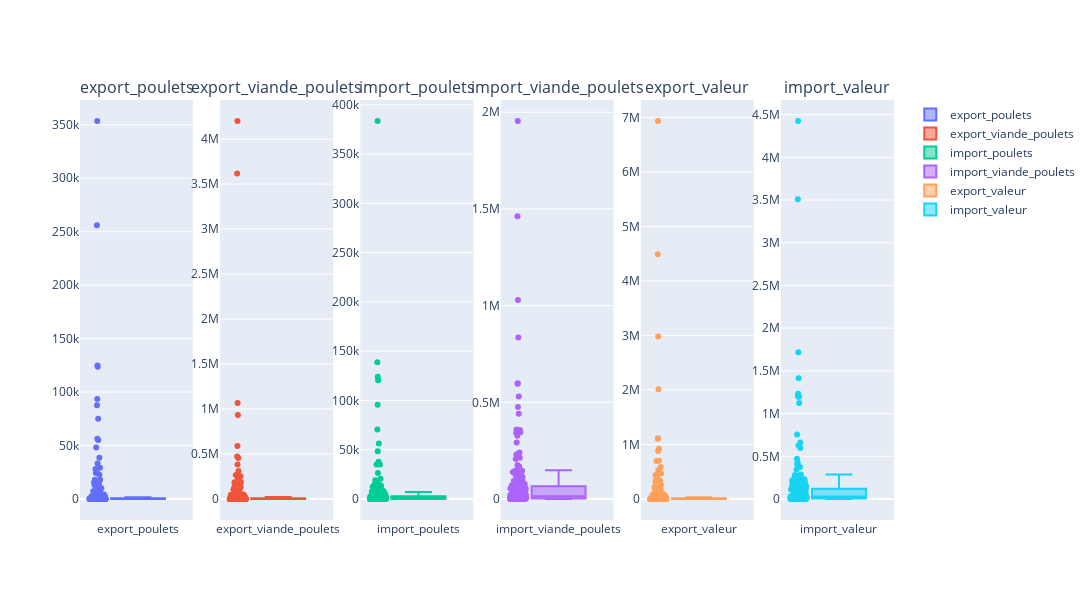

The notebook cell this image was saved under:
### Code cell
boxplot_columns(import_export)

### Figure 1 — Plotly figure (JSON) as saved in the notebook; plotly's stock layout.template omitted (floating-point values rounded to 4 significant figures; data arrays with more than 128 entries replaced by an {"elided": "..."} marker saying what was removed)
{"data": [{"boxpoints": "all", "hovertext": {"elided": "195 str values"}, "name": "export_poulets", "type": "box", "xaxis": "x", "y": {"elided": "195 int values"}, "yaxis": "y"}, {"boxpoints": "all", "hovertext": {"elided": "195 str values"}, "name": "export_viande_poulets", "type": "box", "xaxis": "x2", "y": {"elided": "195 float values"}, "yaxis": "y2"}, {"boxpoints": "all", "hovertext": {"elided": "195 str values"}, "name": "import_poulets", "type": "box", "xaxis": "x3", "y": {"elided": "195 int values"}, "yaxis": "y3"}, {"boxpoints": "all", "hovertext": {"elided": "195 str values"}, "name": "import_viande_poulets", "type": "box", "xaxis": "x4", "y": {"elided": "195 float values"}, "yaxis": "y4"}, {"boxpoints": "all", "hovertext": {"elided": "195 str values"}, "name": "export_valeur", "type": "box", "xaxis": "x5", "y": {"elided": "195 int values"}, "yaxis": "y5"}, {"boxpoints": "all", "hovertext": {"elided": "195 str values"}, "name": "import_valeur", "type": "box", "xaxis": "x6", "y": {"elided": "195 int values"}, "yaxis": "y6"}], "layout": {"annotations": [{"font": {"size": 16}, "showarrow": false, "text": "export_poulets", "x": 0.06944, "xanchor": "center", "xref": "paper", "y": 1, "yanchor": "bottom", "yref": "paper"}, {"font": {"size": 16}, "showarrow": false, "text": "export_viande_poulets", "x": 0.2417, "xanchor": "center", "xref": "paper", "y": 1, "yanchor": "bottom", "yref": "paper"}, {"font": {"size": 16}, "showarrow": false, "text": "import_poulets", "x": 0.4139, "xanchor": "center", "xref": "paper", "y": 1, "yanchor": "bottom", "yref": "paper"}, {"font": {"size": 16}, "showarrow": false, "text": "import_viande_poulets", "x": 0.5861, "xanchor": "center", "xref": "paper", "y": 1, "yanchor": "bottom", "yref": "paper"}, {"font": {"size": 16}, "showarrow": false, "text": "export_valeur", "x": 0.7583, "xanchor": "center", "xref": "paper", "y": 1, "yanchor": "bottom", "yref": "paper"}, {"font": {"size": 16}, "showarrow": false, "text": "import_valeur", "x": 0.9306, "xanchor": "center", "xref": "paper", "y": 1, "yanchor": "bottom", "yref": "paper"}], "height": 600, "width": 1700, "xaxis": {"anchor": "y", "domain": [0, 0.1389]}, "xaxis2": {"anchor": "y2", "domain": [0.1722, 0.3111]}, "xaxis3": {"anchor": "y3", "domain": [0.3444, 0.4833]}, "xaxis4": {"anchor": "y4", "domain": [0.5167, 0.6556]}, "xaxis5": {"anchor": "y5", "domain": [0.6889, 0.8278]}, "xaxis6": {"anchor": "y6", "domain": [0.8611, 1]}, "yaxis": {"anchor": "x", "domain": [0, 1]}, "yaxis2": {"anchor": "x2", "domain": [0, 1]}, "yaxis3": {"anchor": "x3", "domain": [0, 1]}, "yaxis4": {"anchor": "x4", "domain": [0, 1]}, "yaxis5": {"anchor": "x5", "domain": [0, 1]}, "yaxis6": {"anchor": "x6", "domain": [0, 1]}}}
